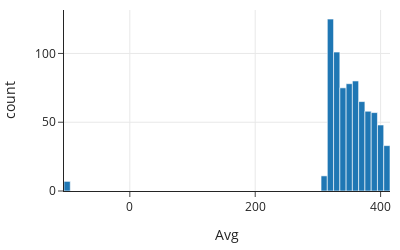

The cell this chart's notebook holds for it:
### Markdown cell above
All of the missing data are in the early years of operation. The number of days of operation of the equipment may not have been collected in the early days of operation. It also appears that there might have been problems with the equipment in the mid to late 80s. What do we do with these conjectures? We can try to confirm them by looking through documentation about the historical readings. If we are concerned about the impact on the CO2 averages for records with missing values for the feature `days`, then a simple solution would be to drop the earliest recordings. However, we would want to delay such action until after we have examined the time trends and assess whether there are any potential problems.

Next, let's return to the -99.99 values for the average CO2 measurement and begin our checks with a histogram.

### Code cell
px.histogram(co2, x='Avg', width=400, height=250)

### Figure 1 — Plotly figure (JSON) as saved in the notebook; plotly's stock layout.template omitted (floating-point values rounded to 4 significant figures; data arrays with more than 128 entries replaced by an {"elided": "..."} marker saying what was removed)
{"data": [{"alignmentgroup": "True", "bingroup": "x", "hovertemplate": "Avg=%{x}<br>count=%{y}<extra></extra>", "legendgroup": "", "marker": {"color": "#1F77B4", "pattern": {"shape": ""}}, "name": "", "offsetgroup": "", "orientation": "v", "showlegend": false, "type": "histogram", "x": {"elided": "738 float values"}, "xaxis": "x", "yaxis": "y"}], "layout": {"barmode": "relative", "height": 250, "legend": {"tracegroupgap": 0}, "width": 400, "xaxis": {"anchor": "y", "autorange": true, "domain": [0, 1], "range": [-105, 415], "title": {"text": "Avg"}, "type": "linear"}, "yaxis": {"anchor": "x", "autorange": true, "domain": [0, 1], "range": [0, 131.6], "title": {"text": "count"}}}}
